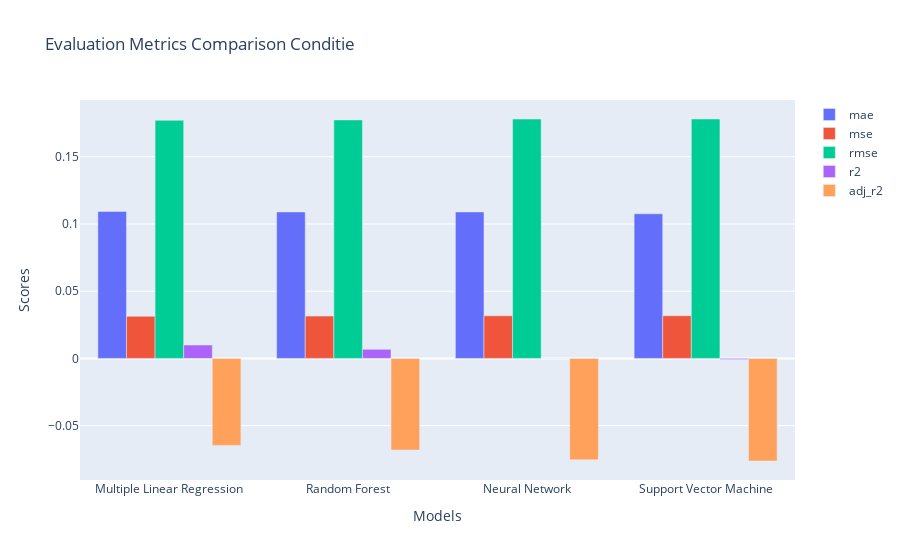

This figure's notebook cell:
### Code cell
# Extracting model names and metric scores
model_names = [d['model'] for d in regression_stats_val]
metric_labels = list(regression_stats_val[0].keys())[1:]
metric_scores = {metric: [d[metric] for d in regression_stats_val] for metric in metric_labels}

# Plotting the bar chart
fig = go.Figure()

for metric in metric_labels:
    fig.add_trace(go.Bar(
        x=model_names,
        y=metric_scores[metric],
        name=metric
    ))

# Updating the layout
fig.update_layout(
    title='Evaluation Metrics Comparison Conditie',
    xaxis_title='Models',
    yaxis_title='Scores',
    barmode='group'
)

# Display the plot
fig.show()

### Figure 1 — Plotly figure (JSON) as saved in the notebook; plotly's stock layout.template omitted (floating-point values rounded to 4 significant figures)
{"data": [{"name": "mae", "type": "bar", "x": ["Multiple Linear Regression", "Random Forest", "Neural Network", "Support Vector Machine"], "y": [0.1093, 0.109, 0.109, 0.1076]}, {"name": "mse", "type": "bar", "x": ["Multiple Linear Regression", "Random Forest", "Neural Network", "Support Vector Machine"], "y": [0.03138, 0.03148, 0.03169, 0.03172]}, {"name": "rmse", "type": "bar", "x": ["Multiple Linear Regression", "Random Forest", "Neural Network", "Support Vector Machine"], "y": [0.1771, 0.1774, 0.178, 0.1781]}, {"name": "r2", "type": "bar", "x": ["Multiple Linear Regression", "Random Forest", "Neural Network", "Support Vector Machine"], "y": [0.009969, 0.006778, 2.82e-05, -0.0008367]}, {"name": "adj_r2", "type": "bar", "x": ["Multiple Linear Regression", "Random Forest", "Neural Network", "Support Vector Machine"], "y": [-0.06471, -0.06814, -0.0754, -0.07633]}], "layout": {"barmode": "group", "title": {"text": "Evaluation Metrics Comparison Conditie"}, "xaxis": {"title": {"text": "Models"}}, "yaxis": {"title": {"text": "Scores"}}}}
